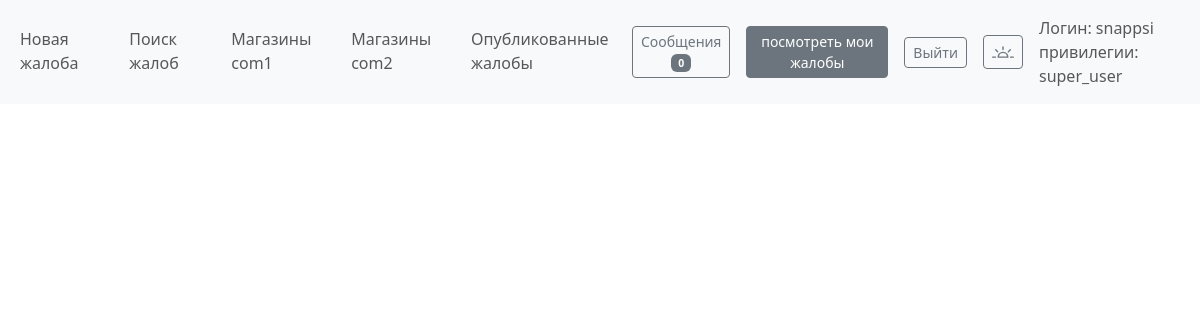
The page /Personal_controller.php (signed in) on the database as committed earlier.
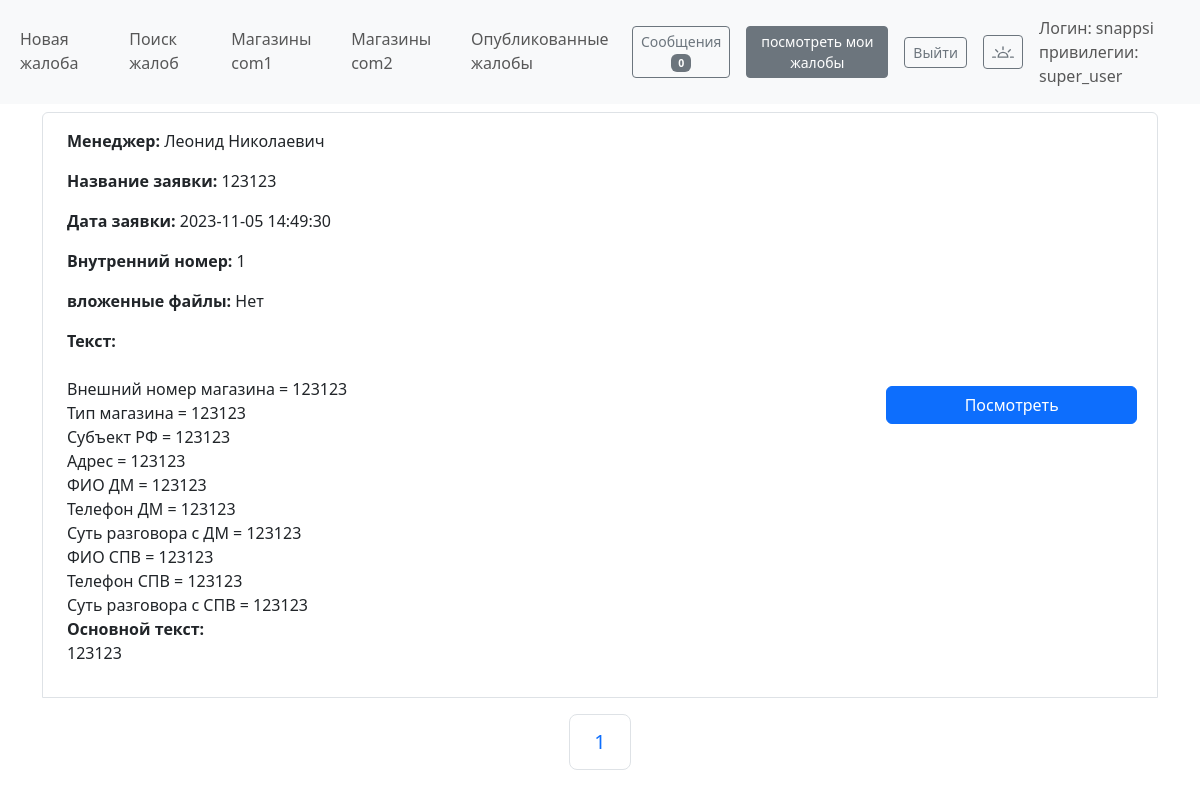
The same page on the database as committed later.
### tables this page shows
CREATE TABLE `object` (
  `id` int(11) NOT NULL,
  `inner_number` int(11) NOT NULL,
  `title` varchar(150) NOT NULL,
  `full_text` text NOT NULL,
  `date_when_created` timestamp NOT NULL DEFAULT CURRENT_TIMESTAMP,
  `is_published` tinyint(1) NOT NULL DEFAULT '0',
  `closed` tinyint(1) NOT NULL DEFAULT '0',
  `agreement` text,
  `service` text,
  `user_login` varchar(150) NOT NULL
);

### database.php (called while the page is built, shortened)
<?php
$host = 'db';
$db   = 'Complains';
$user = 'root';
$pass = 'root';
$port = 3306;
$dsn = 'mysql:host=' . $host . ";port={$port}" . ';dbname=' . $db;
$opt = [
    PDO::ATTR_ERRMODE            => PDO::ERRMODE_EXCEPTION,
    PDO::ATTR_DEFAULT_FETCH_MODE => PDO::FETCH_ASSOC,
    PDO::ATTR_EMULATE_PREPARES   => false,
];
$pdo = new PDO($dsn, $user, $pass, $opt);
$pdo->setAttribute(PDO::ATTR_DEFAULT_FETCH_MODE, PDO::FETCH_ASSOC);
class Getter
{
    private $pdo;
    public function __construct($pdo)
    {
        $this->pdo = $pdo;
    }
    public function get_user_full_name($id)
    {
        $stmt = $this->pdo->prepare("SELECT full_name,login FROM users where login in (select user_login from object where id =:id)");
        $stmt->bindParam(':id', $id);
        $stmt->execute();
        return $stmt->fetch();
    }
    public function get_personal_objects($user_login)
    {
        $stmt = $this->pdo->prepare("SELECT * FROM object
            WHERE user_login = :user_login ORDER BY date_when_created DESC");
        $stmt->bindParam(':user_login', $user_login);
        $stmt->execute();
        return $stmt->fetchAll();
    }
    public function get_msg($to_user, $get_viewed = false, $kill_viewed = false)
    {
        if ($get_viewed == true) {
            $stmt = $this->pdo->prepare("SELECT * from msg where to_user = :to_user and viewed = 0 ORDER BY  date_when_sent DESC");
            $stmt->bindParam(':to_user', $to_user);
            $stmt->execute();
            return $stmt->fetchAll();
        }
        $stmt = $this->pdo->prepare("SELECT * from msg where to_user = :to_user ORDER BY  date_when_sent DESC");
        $stmt->bindParam(':to_user', $to_user);
        $stmt->execute();
        return $stmt->fetchAll();
    }
}
$getter = new Getter($pdo);

### Personal_controller.php (the view, shortened to what this page needs)
<?php
require_once 'head.php';
require_once 'database.php';
?>
<div class="container pt-2">
  <div class="list-group ">
    <?
    $limit = 5;
    $page = isset($_GET['page']) ? $_GET['page'] : 1;
    $start = ($page - 1) * $limit;
    $obj_list = $getter->get_personal_objects($_SESSION['login']);
    $items = array_slice($obj_list, $start, $limit);
    foreach ($items as $inside_array) {
      $id = $inside_array['id'];
      $user_full_name = $getter->get_user_full_name($id);
      $img_obj = $getter->get('img', $id);
      $img_obj?$imgs_string='Есть':$imgs_string='Нет';
      echo <<<EOT
    <div class='list-group-item hstack gap-3 '>
    <div class='p-2 w-75 '>
    <p class='text-break'><b> Менеджер: </b> {$user_full_name['full_name']} </p>
    <p class='text-break'><b> Название заявки:</b> {$inside_array['title']}</p>
    <p class='text-break'><b> Дата заявки: </b> {$inside_array['date_when_created']} </p>
    <p class='text-break'><b> Внутренний номер: </b>  {$inside_array['id']} </p>
    <p class='text-break'><b> вложенные файлы: </b>  {$imgs_string} </p>
    <p class='text-break'><b> Текст: </b>  <br>  {$inside_array['full_text']} </p>
    </div>
    <div class='p-2 ms-auto w-25'>
    <a href="getter.php?select_from_post={$inside_array['id']}" class="col-12 m-1 h-50 btn btn-primary" role="button">Посмотреть</a>
    </div>
    </div>
    EOT;
    };
    $total_pages = ceil(count($obj_list) / $limit);
    echo '<nav aria-label="Page navigation example" class="d-flex justify-content-center pt-3">';
    echo '<ul class="pagination pagination-lg">';
    for ($i = 1; $i <= $total_pages; $i++) {
        echo '<li class="page-item"><a class="page-link" href="?page=' . $i . '">' . $i . '</a></li>';
    }
    echo '</ul>';
    echo '</nav>';
    ?>
  </div>
</div>

### head.php (shortened to what this page needs)
<!DOCTYPE html>
<html lang="en" >
<head>
    <link rel="stylesheet" href="css/swiper-bundle.min.css">
    <link rel="stylesheet" href="css/bootstrap.min.css">
<link href="https://cdnjs.cloudflare.com/ajax/libs/lightbox2/2.11.3/css/lightbox.min.css" rel="stylesheet">
</head>
<body class='' >
<? require_once 'navbar.php' ?>

### navbar.php (shortened to what this page needs)
<?
require_once 'database.php';
$obj_list = $getter->get_msg($_SESSION['login'], true);
$msg_count = count($obj_list);
?>
<nav class="navbar navbar-expand-lg bg-body-tertiary">
    <div class="container-fluid">
        <div class="collapse navbar-collapse" id="navbarTogglerDemo01">
            <ul class="navbar-nav me-auto mb-2 mb-lg-0 nav-underline">
                <li class="nav-item">
                    <a class="nav-link " href="setter.php">Новая жалоба</a>
                </li>
                <?
                $users = ['super_user'];
                if(in_array($_SESSION['privilege'],$users)){
                echo <<<EOT
                <li class="nav-item">
                    <a class="nav-link " aria-current="page" href="getter.php">Поиск жалоб</a>
                </li>
                <li class="nav-item">
                    <a class="nav-link " href="com1_controller.php">Магазины com1</a>
                </li>
                <li class="nav-item">
                    <a class="nav-link " href="com2_controller.php">Магазины com2</a>
                </li>
                <li class="nav-item">
                    <a class="nav-link " href="Active_controller.php">Опубликованные жалобы</a>
                </li>
                EOT;
                } ?>
            </ul>
            <form class='px-2 p-2' action='msg.php' method='post'>
                <button class='btn btn-sm btn-outline-secondary ' type='submit'>
                    Сообщения
                    <span class="badge text-bg-secondary"><? echo $msg_count; ?></span>
                </button>
            </form>
            <form class='px-2 ' action='Personal_controller.php' method='post'>
                <button class='btn btn-sm btn-outline-secondary ' type='submit'>
                    посмотреть мои жалобы
                </button>
            </form>
            <span class="navbar-text ">
                <? if (isset($_SESSION['login'])) {
                    echo "
                <form class='px-2 p-2' action='logout.php' method='post'>
                    <button class='btn btn-sm btn-outline-secondary' type='submit'>Выйти</button>
                </form>";
                } else {
                    echo "
                    <form class='px-2 p-2' action='login.php' method='post'>
                        <button class='btn btn-sm btn-outline-secondary' type='submit'>Войти</button>
                    </form>";
                } ?>
            </span>
            <button id="themeSwitcher" class="m-2 px-2 mx-2 btn btn-sm btn-outline-secondary">
            </button>
            <span class="navbar-text px-2 p-2">
                <a class=" nav-link disabled " aria-disabled="true"><? if (isset($_SESSION['login'])) {
                                                                        echo 'Логин: ' . $_SESSION['login'] . '<br>' . '  привилегии: ' . $_SESSION['privilege'];
                                                                    } else {
                                                                        echo 'Вы не вошли в систему';
                                                                    } ?></a>
            </span>
        </div>
    </div>
</nav>

Rows that differ between the two databases and show on the page:
added object: full_name "Леонид Николаевич", title "123123", date_when_created "2023-11-05 14:49:30", id "1", imgs_string "Нет", full_text "Внешний номер магазина = 123123 Тип магазина = 123123 Субъект РФ = 123123 Адрес = 123123 ФИО ДМ = 123123 Телефон ДМ = 123123 Суть разговора с ДМ = 123123 ФИО СПВ = 123123 Телефон СПВ = 123123 Суть разговора с СПВ = 123123 Основной текст: 123123"
Other text that changed with them:
new list line: "1"
